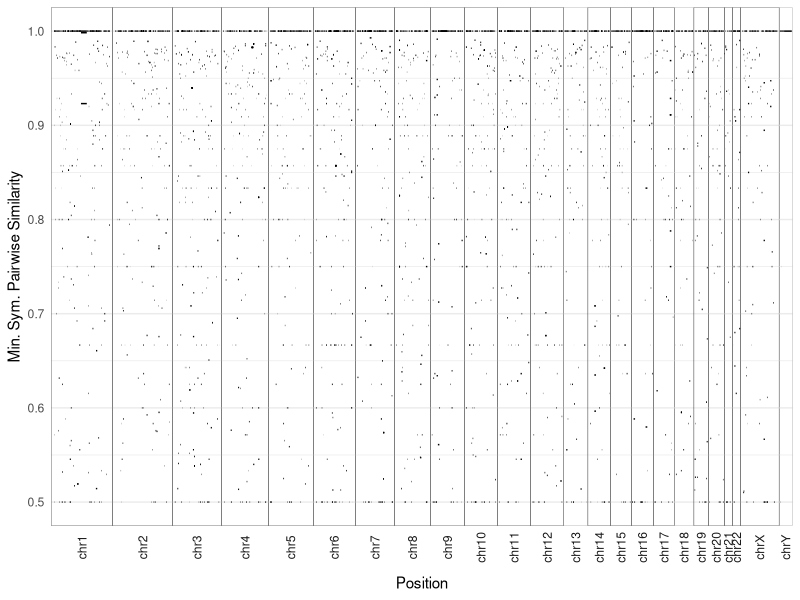

Here is the R script that generated this plot:
# ==============================================================================
# Environment
# ==============================================================================
suppressMessages(library("data.table"))
suppressMessages(library("ggplot2"))
suppressMessages(library("grid"))

CHRS = paste0("chr", c(1:22, "X", "Y"))
CHRS = factor(CHRS, levels = CHRS, ordered = TRUE)

# ==============================================================================
# Data
# ==============================================================================
# read minimum pairwise symmetric similarity
mpss = fread("TAD-comparisons/w_30.40000bp.similarity.tsv")
mpss[, chr_nat := factor(chr, levels = CHRS)]

# ==============================================================================
# Plots
# ==============================================================================
gg = (
    ggplot(data = mpss)
    + geom_segment(aes(x = start, y = similarity, xend = end, yend = similarity))
    + labs(x = "Position", y = "Min. Sym. Pairwise Similarity")
    + facet_grid(. ~ chr_nat, switch = "x", scales = "free_x", space = "free")
    + theme_minimal()
    + theme(
        panel.spacing = unit(0, "lines"),
        panel.border = element_rect(size = 0.1, colour = "black", fill = NA),
        strip.text.x = element_text(angle=90, hjust=0.5, vjust=0.5),
        axis.text.x = element_blank(),
        panel.grid.major.x = element_blank(),
        panel.grid.minor.x = element_blank()
    )
)

ggsave(
    "Plots/tad-similarity-track.png",
    height = 12,
    width = 20,
    units = "cm"
)
